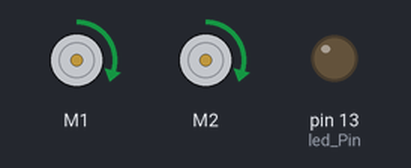
Bench run of a sketch on a simulated Arduino Uno, built with avr-gcc and run on an emulated ATmega328P. Shown: 2 × DC motor (green arrow = forward, orange = backward, longer = faster), output pins drawn as LEDs (lit = HIGH).

Above: at 5.5 s.
At 8.5 s:
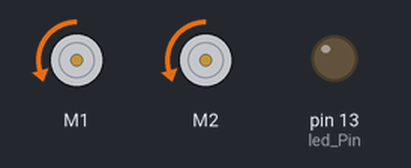
At 11.5 s:
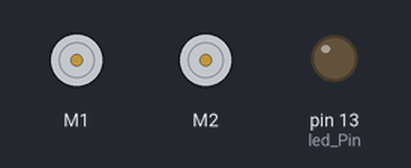
Timing chart, 0 to 14.4 s (numbered marks = the images above):
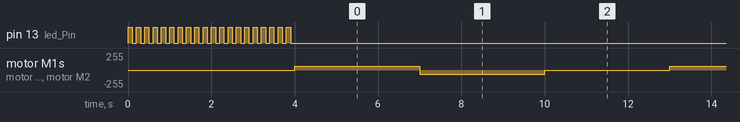

Measured:
- by itself, motor M1, motor M2: repeats every 9.0 s: backward 60/255 3.0 s, stopped 3.0 s, forward 60/255 3.0 s

The sketch:

10_3_motor_driver_code.ino
```cpp
// Libraries for Motor
#include <Wire.h>
#include <Adafruit_MotorShield.h> // Must add libary - see MotorShield Manual
//https://cdn-learn.adafruit.com/downloads/pdf/adafruit-motor-shield-v2-for-arduino.pdf
// Initialize Motors
Adafruit_MotorShield AFMS = Adafruit_MotorShield();
Adafruit_DCMotor *Motor1 = AFMS.getMotor(1); // Motors can be switched here (1) <--> (2)
Adafruit_DCMotor *Motor2 = AFMS.getMotor(2);
//Set Initial Speed of Motors
int M1Sp = 60; // initial speed may vary and later can be increased with Sp potentiometer
int M2Sp = 60;
//Set LED Pin
int led_Pin = 13; // can change to another digital pin and connect extra LED to me more easily seen

// setup - runs once
void setup(){
  Serial.begin(9600);
  AFMS.begin(); //for Motor
  pinMode(led_Pin, OUTPUT); // set pin mode to output voltage
  // Gives you a moment before tank actually moves
  for (int waitii = 0; waitii < 20; waitii++) {
    digitalWrite(led_Pin, HIGH); // turn the LED on (HIGH is the voltage level)
    delay(100); // wait for 100 milliseconds
    digitalWrite(led_Pin, LOW); // turn the LED off by making the voltage LOW
    delay(100); // wait for 100 milliseconds
  }
}
// loop - loops forever
void loop(){
  // Start Motors in forward direction
  Motor1->setSpeed(M1Sp);
  Motor1->run(FORWARD);
  Motor2->setSpeed(M2Sp);
  Motor2->run(FORWARD);
  delay(3000); // let run forward for 3 seconds
  // Start Motors in backward direction
  Motor1->setSpeed(M1Sp);
  Motor1->run(BACKWARD);
  Motor2->setSpeed(M2Sp);
  Motor2->run(BACKWARD);
  delay(3000); // let run backward for 3 seconds
  // Stop Motors
  Motor1->setSpeed(M1Sp);
  Motor1->run(RELEASE);
  Motor2->setSpeed(M2Sp);
  Motor2->run(RELEASE);
  delay(3000); // stop for 3 seconds
}
```
